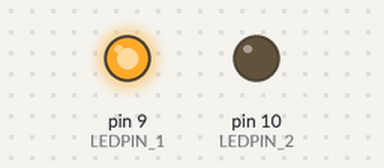
Bench run of a sketch on a simulated Arduino Uno, built with avr-gcc and run on an emulated ATmega328P. On the bench: output pins drawn as LEDs (lit = HIGH).

Above: at 0.1 s.
Timing chart, 0 to 1.6 s (numbered marks = the images above):
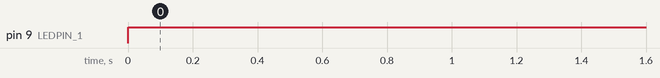

Measured:
- by itself, pin 9 (LEDPIN_1): LOW → HIGH at 0.00 s

The sketch:

working_atmega_code.ino
```cpp
#include <SoftwareSerial.h>
#define LEDPIN_1 9
#define LEDPIN_2 10

SoftwareSerial mySerial(12, 13);

String serialData = "";
String data;
int value_from_esp;


enum STATUS {
  TENSION_OR_COMPRESSION_START = 11,
  TENSION_OR_COMPRESSON_STOP = 10,
  TORSION_START = 21,
  TORSION_STOP = 20,
};


void check_mySerial_data() {
  // Check if there's data available on Serial2
  while (mySerial.available() > 0) {
    char receivedChar = mySerial.read();  // Read one character at a time
    // Append the character to the serialData string until '\n' is received
    if (receivedChar != '\n') {
      serialData += receivedChar;
    } else {
      // Once a full line is received, process the data
      value_from_esp = serialData.toInt();

      serialData = "";  // Clear the buffer for the next data line
    }
  }
}

void setup() {
  // Initialize mySerial for communication with ESP32
  // mySerial.begin(9600);
  pinMode(LEDPIN_1, OUTPUT);
  pinMode(LEDPIN_2, OUTPUT);
  digitalWrite(LEDPIN_1,LOW);
  digitalWrite(LEDPIN_2,LOW);
  Serial.begin(115200);
  mySerial.begin(4800);
}

void loop() {
  check_mySerial_data();
  // Serial.println()
  if(value_from_esp == TENSION_OR_COMPRESSION_START){
  digitalWrite(LEDPIN_2,LOW);

  }else if(value_from_esp == TENSION_OR_COMPRESSON_STOP){
  digitalWrite(LEDPIN_2,HIGH);

  }
  digitalWrite(LEDPIN_1,HIGH);
  // digitalWrite(LEDPIN_2,HIGH);
  delay(1000);
}
```
